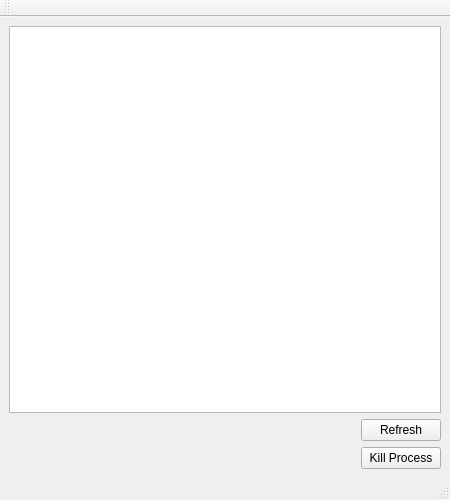
<?xml version="1.0" encoding="UTF-8"?>
<ui version="4.0">
 <class>ProcessDetailsWindow</class>
 <widget class="QMainWindow" name="ProcessDetailsWindow">
  <property name="geometry">
   <rect>
    <x>0</x>
    <y>0</y>
    <width>450</width>
    <height>500</height>
   </rect>
  </property>
  <property name="windowTitle">
   <string>MainWindow</string>
  </property>
  <widget class="QWidget" name="centralwidget">
   <layout class="QGridLayout" name="gridLayout_2">
    <item row="0" column="0">
     <widget class="QTableWidget" name="tableWidget"/>
    </item>
    <item row="1" column="0">
     <layout class="QVBoxLayout" name="verticalLayout">
      <item alignment="Qt::AlignRight">
       <widget class="QPushButton" name="refreshButton">
        <property name="enabled">
         <bool>true</bool>
        </property>
        <property name="sizePolicy">
         <sizepolicy hsizetype="Fixed" vsizetype="Fixed">
          <horstretch>0</horstretch>
          <verstretch>0</verstretch>
         </sizepolicy>
        </property>
        <property name="text">
         <string>Refresh</string>
        </property>
       </widget>
      </item>
      <item alignment="Qt::AlignRight">
       <widget class="QPushButton" name="killButton">
        <property name="sizePolicy">
         <sizepolicy hsizetype="Fixed" vsizetype="Fixed">
          <horstretch>0</horstretch>
          <verstretch>0</verstretch>
         </sizepolicy>
        </property>
        <property name="text">
         <string>Kill Process</string>
        </property>
       </widget>
      </item>
     </layout>
    </item>
   </layout>
  </widget>
  <widget class="QMenuBar" name="menubar">
   <property name="geometry">
    <rect>
     <x>0</x>
     <y>0</y>
     <width>450</width>
     <height>25</height>
    </rect>
   </property>
  </widget>
  <widget class="QStatusBar" name="statusbar"/>
  <widget class="QToolBar" name="toolBar">
   <property name="windowTitle">
    <string>toolBar</string>
   </property>
   <attribute name="toolBarArea">
    <enum>TopToolBarArea</enum>
   </attribute>
   <attribute name="toolBarBreak">
    <bool>false</bool>
   </attribute>
  </widget>
 </widget>
 <resources/>
 <connections/>
</ui>
